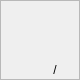
<?xml version="1.0" encoding="UTF-8"?>
<ui version="4.0">
 <class>talentview</class>
 <widget class="QWidget" name="talentview">
  <property name="geometry">
   <rect>
    <x>0</x>
    <y>0</y>
    <width>80</width>
    <height>80</height>
   </rect>
  </property>
  <property name="windowTitle">
   <string>Form</string>
  </property>
  <widget class="QFrame" name="frame">
   <property name="geometry">
    <rect>
     <x>0</x>
     <y>0</y>
     <width>80</width>
     <height>80</height>
    </rect>
   </property>
   <property name="frameShape">
    <enum>QFrame::StyledPanel</enum>
   </property>
   <property name="frameShadow">
    <enum>QFrame::Raised</enum>
   </property>
   <widget class="QLabel" name="l_max">
    <property name="geometry">
     <rect>
      <x>60</x>
      <y>60</y>
      <width>20</width>
      <height>20</height>
     </rect>
    </property>
    <property name="text">
     <string/>
    </property>
    <property name="alignment">
     <set>Qt::AlignCenter</set>
    </property>
   </widget>
   <widget class="QLabel" name="l_nb">
    <property name="geometry">
     <rect>
      <x>30</x>
      <y>60</y>
      <width>20</width>
      <height>20</height>
     </rect>
    </property>
    <property name="text">
     <string/>
    </property>
    <property name="alignment">
     <set>Qt::AlignCenter</set>
    </property>
   </widget>
   <widget class="QLabel" name="label">
    <property name="geometry">
     <rect>
      <x>50</x>
      <y>60</y>
      <width>10</width>
      <height>20</height>
     </rect>
    </property>
    <property name="text">
     <string>/</string>
    </property>
    <property name="alignment">
     <set>Qt::AlignCenter</set>
    </property>
   </widget>
  </widget>
 </widget>
 <resources/>
 <connections/>
</ui>
